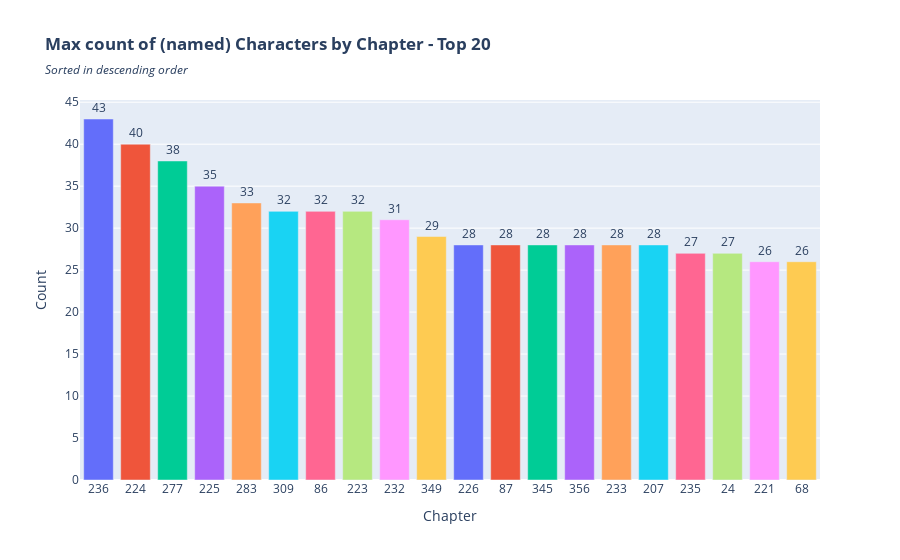

Notebook code for this chart:
### Markdown cell above
### Caraktere pro Kapitel

### Code cell
import pandas as pd
import plotly.express as px

df = pd.read_json("data/Characters_by_Appearance-CLEAN.json")

df["Anzahl"] = 1
df["Kapitel"] = df["Kapitel"].astype(str)

df_grouped = df.groupby("Kapitel", as_index=False)["Anzahl"].sum()
df_grouped = df_grouped.sort_values("Anzahl", ascending=False)

df_grouped = df_grouped.head(20)

# Reihenfolge der Kapitel nach Anzahl
fig = px.bar(
    df_grouped,
    x="Kapitel",
    y="Anzahl",
    text="Anzahl",
    color="Kapitel",
    title="<b>Max count of (named) Characters by Chapter - Top 20</b>",
    subtitle="<i>Sorted in descending order</i>"
)

fig.update_layout(
    xaxis_title="Chapter",
    yaxis_title="Count"
)

fig.update_traces(textposition='outside')
fig.update_layout(showlegend=False)

fig.show()
fig.write_html("assets/MaxAppearancesPerChapterRanking.html")

print("> Plotly Graph saved to assets")

### Figure 1 — Plotly figure (JSON) as saved in the notebook; plotly's stock layout.template omitted (floating-point values rounded to 4 significant figures)
{"data": [{"hovertemplate": "Kapitel=%{x}<br>Anzahl=%{text}<extra></extra>", "legendgroup": "236", "marker": {"color": "#636efa", "pattern": {"shape": ""}}, "name": "236", "orientation": "v", "showlegend": true, "text": [43.0], "textposition": "outside", "type": "bar", "x": ["236"], "xaxis": "x", "y": [43], "yaxis": "y"}, {"hovertemplate": "Kapitel=%{x}<br>Anzahl=%{text}<extra></extra>", "legendgroup": "224", "marker": {"color": "#EF553B", "pattern": {"shape": ""}}, "name": "224", "orientation": "v", "showlegend": true, "text": [40.0], "textposition": "outside", "type": "bar", "x": ["224"], "xaxis": "x", "y": [40], "yaxis": "y"}, {"hovertemplate": "Kapitel=%{x}<br>Anzahl=%{text}<extra></extra>", "legendgroup": "277", "marker": {"color": "#00cc96", "pattern": {"shape": ""}}, "name": "277", "orientation": "v", "showlegend": true, "text": [38.0], "textposition": "outside", "type": "bar", "x": ["277"], "xaxis": "x", "y": [38], "yaxis": "y"}, {"hovertemplate": "Kapitel=%{x}<br>Anzahl=%{text}<extra></extra>", "legendgroup": "225", "marker": {"color": "#ab63fa", "pattern": {"shape": ""}}, "name": "225", "orientation": "v", "showlegend": true, "text": [35.0], "textposition": "outside", "type": "bar", "x": ["225"], "xaxis": "x", "y": [35], "yaxis": "y"}, {"hovertemplate": "Kapitel=%{x}<br>Anzahl=%{text}<extra></extra>", "legendgroup": "283", "marker": {"color": "#FFA15A", "pattern": {"shape": ""}}, "name": "283", "orientation": "v", "showlegend": true, "text": [33.0], "textposition": "outside", "type": "bar", "x": ["283"], "xaxis": "x", "y": [33], "yaxis": "y"}, {"hovertemplate": "Kapitel=%{x}<br>Anzahl=%{text}<extra></extra>", "legendgroup": "309", "marker": {"color": "#19d3f3", "pattern": {"shape": ""}}, "name": "309", "orientation": "v", "showlegend": true, "text": [32.0], "textposition": "outside", "type": "bar", "x": ["309"], "xaxis": "x", "y": [32], "yaxis": "y"}, {"hovertemplate": "Kapitel=%{x}<br>Anzahl=%{text}<extra></extra>", "legendgroup": "86", "marker": {"color": "#FF6692", "pattern": {"shape": ""}}, "name": "86", "orientation": "v", "showlegend": true, "text": [32.0], "textposition": "outside", "type": "bar", "x": ["86"], "xaxis": "x", "y": [32], "yaxis": "y"}, {"hovertemplate": "Kapitel=%{x}<br>Anzahl=%{text}<extra></extra>", "legendgroup": "223", "marker": {"color": "#B6E880", "pattern": {"shape": ""}}, "name": "223", "orientation": "v", "showlegend": true, "text": [32.0], "textposition": "outside", "type": "bar", "x": ["223"], "xaxis": "x", "y": [32], "yaxis": "y"}, {"hovertemplate": "Kapitel=%{x}<br>Anzahl=%{text}<extra></extra>", "legendgroup": "232", "marker": {"color": "#FF97FF", "pattern": {"shape": ""}}, "name": "232", "orientation": "v", "showlegend": true, "text": [31.0], "textposition": "outside", "type": "bar", "x": ["232"], "xaxis": "x", "y": [31], "yaxis": "y"}, {"hovertemplate": "Kapitel=%{x}<br>Anzahl=%{text}<extra></extra>", "legendgroup": "349", "marker": {"color": "#FECB52", "pattern": {"shape": ""}}, "name": "349", "orientation": "v", "showlegend": true, "text": [29.0], "textposition": "outside", "type": "bar", "x": ["349"], "xaxis": "x", "y": [29], "yaxis": "y"}, {"hovertemplate": "Kapitel=%{x}<br>Anzahl=%{text}<extra></extra>", "legendgroup": "226", "marker": {"color": "#636efa", "pattern": {"shape": ""}}, "name": "226", "orientation": "v", "showlegend": true, "text": [28.0], "textposition": "outside", "type": "bar", "x": ["226"], "xaxis": "x", "y": [28], "yaxis": "y"}, {"hovertemplate": "Kapitel=%{x}<br>Anzahl=%{text}<extra></extra>", "legendgroup": "87", "marker": {"color": "#EF553B", "pattern": {"shape": ""}}, "name": "87", "orientation": "v", "showlegend": true, "text": [28.0], "textposition": "outside", "type": "bar", "x": ["87"], "xaxis": "x", "y": [28], "yaxis": "y"}, {"hovertemplate": "Kapitel=%{x}<br>Anzahl=%{text}<extra></extra>", "legendgroup": "345", "marker": {"color": "#00cc96", "pattern": {"shape": ""}}, "name": "345", "orientation": "v", "showlegend": true, "text": [28.0], "textposition": "outside", "type": "bar", "x": ["345"], "xaxis": "x", "y": [28], "yaxis": "y"}, {"hovertemplate": "Kapitel=%{x}<br>Anzahl=%{text}<extra></extra>", "legendgroup": "356", "marker": {"color": "#ab63fa", "pattern": {"shape": ""}}, "name": "356", "orientation": "v", "showlegend": true, "text": [28.0], "textposition": "outside", "type": "bar", "x": ["356"], "xaxis": "x", "y": [28], "yaxis": "y"}, {"hovertemplate": "Kapitel=%{x}<br>Anzahl=%{text}<extra></extra>", "legendgroup": "233", "marker": {"color": "#FFA15A", "pattern": {"shape": ""}}, "name": "233", "orientation": "v", "showlegend": true, "text": [28.0], "textposition": "outside", "type": "bar", "x": ["233"], "xaxis": "x", "y": [28], "yaxis": "y"}, {"hovertemplate": "Kapitel=%{x}<br>Anzahl=%{text}<extra></extra>", "legendgroup": "207", "marker": {"color": "#19d3f3", "pattern": {"shape": ""}}, "name": "207", "orientation": "v", "showlegend": true, "text": [28.0], "textposition": "outside", "type": "bar", "x": ["207"], "xaxis": "x", "y": [28], "yaxis": "y"}, {"hovertemplate": "Kapitel=%{x}<br>Anzahl=%{text}<extra></extra>", "legendgroup": "235", "marker": {"color": "#FF6692", "pattern": {"shape": ""}}, "name": "235", "orientation": "v", "showlegend": true, "text": [27.0], "textposition": "outside", "type": "bar", "x": ["235"], "xaxis": "x", "y": [27], "yaxis": "y"}, {"hovertemplate": "Kapitel=%{x}<br>Anzahl=%{text}<extra></extra>", "legendgroup": "24", "marker": {"color": "#B6E880", "pattern": {"shape": ""}}, "name": "24", "orientation": "v", "showlegend": true, "text": [27.0], "textposition": "outside", "type": "bar", "x": ["24"], "xaxis": "x", "y": [27], "yaxis": "y"}, {"hovertemplate": "Kapitel=%{x}<br>Anzahl=%{text}<extra></extra>", "legendgroup": "221", "marker": {"color": "#FF97FF", "pattern": {"shape": ""}}, "name": "221", "orientation": "v", "showlegend": true, "text": [26.0], "textposition": "outside", "type": "bar", "x": ["221"], "xaxis": "x", "y": [26], "yaxis": "y"}, {"hovertemplate": "Kapitel=%{x}<br>Anzahl=%{text}<extra></extra>", "legendgroup": "68", "marker": {"color": "#FECB52", "pattern": {"shape": ""}}, "name": "68", "orientation": "v", "showlegend": true, "text": [26.0], "textposition": "outside", "type": "bar", "x": ["68"], "xaxis": "x", "y": [26], "yaxis": "y"}], "layout": {"barmode": "relative", "legend": {"title": {"text": "Kapitel"}, "tracegroupgap": 0}, "showlegend": false, "title": {"subtitle": {"text": "<i>Sorted in descending order</i>"}, "text": "<b>Max count of (named) Characters by Chapter - Top 20</b>"}, "xaxis": {"anchor": "y", "categoryarray": ["236", "224", "277", "225", "283", "309", "86", "223", "232", "349", "226", "87", "345", "356", "233", "207", "235", "24", "221", "68"], "categoryorder": "array", "domain": [0, 1], "title": {"text": "Chapter"}}, "yaxis": {"anchor": "x", "domain": [0, 1], "title": {"text": "Count"}}}}
